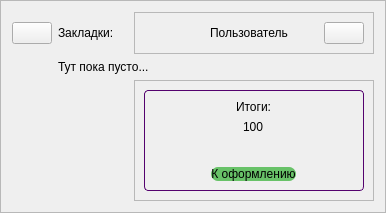
     <widget class="QFrame" name="frame_buy_book">
      <property name="sizePolicy">
       <sizepolicy hsizetype="Expanding" vsizetype="Expanding">
        <horstretch>0</horstretch>
        <verstretch>0</verstretch>
       </sizepolicy>
      </property>
      <property name="minimumSize">
       <size>
        <width>0</width>
        <height>0</height>
       </size>
      </property>
      <property name="focusPolicy">
       <enum>Qt::StrongFocus</enum>
      </property>
      <property name="frameShape">
       <enum>QFrame::StyledPanel</enum>
      </property>
      <property name="frameShadow">
       <enum>QFrame::Sunken</enum>
      </property>
      <layout class="QGridLayout" name="gridLayout_7">
       <item row="2" column="4">
        <widget class="QFrame" name="frame_info_bb">
         <property name="minimumSize">
          <size>
           <width>100</width>
           <height>0</height>
          </size>
         </property>
         <property name="frameShape">
          <enum>QFrame::StyledPanel</enum>
         </property>
         <property name="frameShadow">
          <enum>QFrame::Raised</enum>
         </property>
         <layout class="QVBoxLayout" name="verticalLayout_6">
          <item alignment="Qt::AlignBottom">
           <widget class="QFrame" name="frame">
            <property name="styleSheet">
             <string notr="true">QFrame {
	border: 1px solid #54026E;
	border-radius: 4px;
}
QLabel {
	border: 0px solid;
}
</string>
            </property>
            <property name="frameShape">
             <enum>QFrame::StyledPanel</enum>
            </property>
            <property name="frameShadow">
             <enum>QFrame::Raised</enum>
            </property>
            <layout class="QVBoxLayout" name="verticalLayout_4">
             <item alignment="Qt::AlignHCenter">
              <widget class="QLabel" name="label_results_bb_2">
               <property name="sizePolicy">
                <sizepolicy hsizetype="Fixed" vsizetype="Fixed">
                 <horstretch>0</horstretch>
                 <verstretch>0</verstretch>
                </sizepolicy>
               </property>
               <property name="text">
                <string>Итоги:</string>
               </property>
              </widget>
             </item>
             <item alignment="Qt::AlignHCenter">
              <widget class="QLabel" name="label_price_bb_2">
               <property name="text">
                <string>100</string>
               </property>
              </widget>
             </item>
             <item>
              <spacer name="verticalSpacer_bb_2">
               <property name="orientation">
                <enum>Qt::Vertical</enum>
               </property>
               <property name="sizeType">
                <enum>QSizePolicy::Fixed</enum>
               </property>
               <property name="sizeHint" stdset="0">
                <size>
                 <width>200</width>
                 <height>27</height>
                </size>
               </property>
              </spacer>
             </item>
             <item alignment="Qt::AlignHCenter">
              <widget class="QPushButton" name="pushButton_buy_bb_2">
               <property name="sizePolicy">
                <sizepolicy hsizetype="Fixed" vsizetype="Fixed">
                 <horstretch>0</horstretch>
                 <verstretch>0</verstretch>
                </sizepolicy>
               </property>
               <property name="cursor">
                <cursorShape>PointingHandCursor</cursorShape>
               </property>
               <property name="toolTip">
                <string>&lt;html&gt;&lt;head/&gt;&lt;body&gt;&lt;p align=&quot;center&quot;&gt;Оформить заказ&lt;/p&gt;&lt;/body&gt;&lt;/html&gt;</string>
               </property>
               <property name="styleSheet">
                <string notr="true">QPushButton {
	background-color: rgb(104, 194, 104);
	border: none;
	border-radius: 7px;
}
QPushButton:hover {
	background-color: rgb(119, 221, 119);
}
QPushButton:pressed {
	background-color: rgb(19, 136, 8);
}</string>
               </property>
               <property name="text">
                <string>К оформлению</string>
               </property>
               <property name="icon">
                <iconset resource="QtResources/white_icon.qrc">
                 <normaloff>:/newPrefix/icon2/buy.png</normaloff>:/newPrefix/icon2/buy.png</iconset>
               </property>
               <property name="iconSize">
                <size>
                 <width>40</width>
                 <height>29</height>
                </size>
               </property>
              </widget>
             </item>
            </layout>
           </widget>
          </item>
         </layout>
        </widget>
       </item>
       <item row="0" column="4">
        <widget class="QFrame" name="frame_infouser_bb">
         <property name="sizePolicy">
          <sizepolicy hsizetype="Preferred" vsizetype="Preferred">
           <horstretch>0</horstretch>
           <verstretch>0</verstretch>
          </sizepolicy>
         </property>
         <property name="frameShape">
          <enum>QFrame::StyledPanel</enum>
         </property>
         <property name="frameShadow">
          <enum>QFrame::Raised</enum>
         </property>
         <layout class="QHBoxLayout" name="horizontalLayout_5">
          <item alignment="Qt::AlignRight">
           <widget class="QLabel" name="avatar_img">
            <property name="text">
             <string/>
            </property>
            <property name="pixmap">
             <pixmap resource="QtResources/white_icon.qrc">:/newPrefix/icon2/user.png</pixmap>
            </property>
           </widget>
          </item>
          <item alignment="Qt::AlignRight">
           <widget class="QLabel" name="name_user">
            <property name="text">
             <string>Пользователь</string>
            </property>
           </widget>
          </item>
          <item>
           <spacer name="horizontalSpacer_4">
            <property name="orientation">
             <enum>Qt::Horizontal</enum>
            </property>
            <property name="sizeType">
             <enum>QSizePolicy::Fixed</enum>
            </property>
            <property name="sizeHint" stdset="0">
             <size>
              <width>30</width>
              <height>10</height>
             </size>
            </property>
           </spacer>
          </item>
          <item>
           <widget class="QPushButton" name="pushButton_menu_bb">
            <property name="sizePolicy">
             <sizepolicy hsizetype="Fixed" vsizetype="Fixed">
              <horstretch>0</horstretch>
              <verstretch>0</verstretch>
             </sizepolicy>
            </property>
            <property name="cursor">
             <cursorShape>PointingHandCursor</cursorShape>
            </property>
            <property name="toolTip">
             <string>&lt;html&gt;&lt;head/&gt;&lt;body&gt;&lt;p align=&quot;center&quot;&gt;Скрыть/раскрыть меню пользователя&lt;/p&gt;&lt;/body&gt;&lt;/html&gt;</string>
            </property>
            <property name="text">
             <string/>
            </property>
            <property name="icon">
             <iconset resource="QtResources/white_icon.qrc">
              <normaloff>:/newPrefix/icon2/menu.png</normaloff>:/newPrefix/icon2/menu.png</iconset>
            </property>
            <property name="iconSize">
             <size>
              <width>50</width>
              <height>50</height>
             </size>
            </property>
           </widget>
          </item>
         </layout>
        </widget>
       </item>
       <item row="2" column="2" colspan="2">
        <widget class="QScrollArea" name="scrollArea_bb">
         <property name="styleSheet">
          <string notr="true">background-color: rgba(0,0,0,0);</string>
         </property>
         <property name="widgetResizable">
          <bool>true</bool>
         </property>
         <widget class="QWidget" name="scrollAreaWidget_bb">
          <property name="geometry">
           <rect>
            <x>0</x>
            <y>0</y>
            <width>294</width>
            <height>589</height>
           </rect>
          </property>
          <layout class="QVBoxLayout" name="verticalLayout_5"/>
         </widget>
        </widget>
       </item>
       <item row="0" column="0">
        <widget class="QPushButton" name="pushButton_back_bb">
         <property name="sizePolicy">
          <sizepolicy hsizetype="Fixed" vsizetype="Fixed">
           <horstretch>0</horstretch>
           <verstretch>0</verstretch>
          </sizepolicy>
         </property>
         <property name="cursor">
          <cursorShape>PointingHandCursor</cursorShape>
         </property>
         <property name="text">
          <string/>
         </property>
         <property name="icon">
          <iconset resource="QtResources/white_icon.qrc">
           <normaloff>:/newPrefix/icon2/left_arrow.png</normaloff>:/newPrefix/icon2/left_arrow.png</iconset>
         </property>
         <property name="iconSize">
          <size>
           <width>50</width>
           <height>60</height>
          </size>
         </property>
        </widget>
       </item>
       <item row="0" column="2">
        <widget class="QLabel" name="label">
         <property name="text">
          <string>Закладки: </string>
         </property>
        </widget>
       </item>
       <item row="1" column="2" colspan="3">
        <widget class="QLabel" name="label_6">
         <property name="text">
          <string>Тут пока пусто...</string>
         </property>
        </widget>
       </item>
      </layout>
     </widget>
